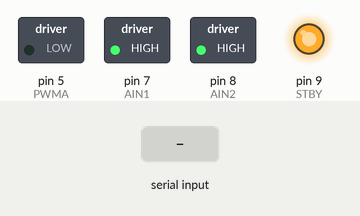
Bench run of a sketch on a simulated Arduino Uno, built with avr-gcc and run on an emulated ATmega328P. Parts: switched loads named in the sketch (green lamp = pin HIGH), output pins drawn as LEDs (lit = HIGH). The test bench sets the inputs (shaded band).

Above: at 1.2 s.
1.3 s: "soft left\n" received over Serial
At 2.4 s:
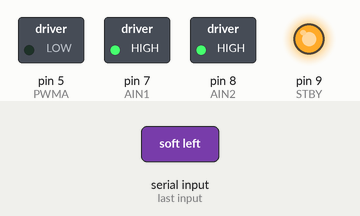
2.9 s: "soft right\n" received over Serial
At 4.51 s:
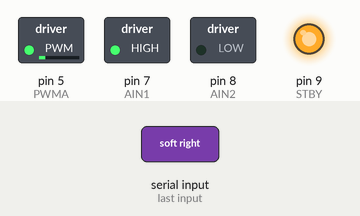
5.9 s: "hard left\n" received over Serial
8.9 s: "hard right\n" received over Serial
At 14.66 s:
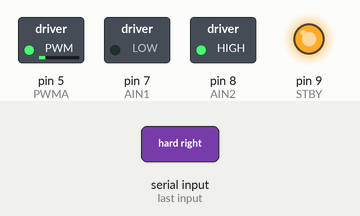
Timing chart, 0 to 16.0 s (numbered marks = the images above; inputs shaded):
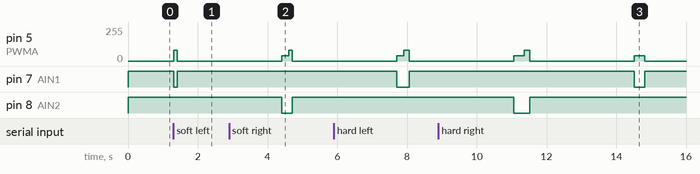

Measured:
- after the input at 1.3 s, pin 5 (PWMA): 0/255 → 80/255 at once, → 0/255 0.10 s later; pin 7 (AIN1): HIGH → LOW at once, → HIGH 0.10 s later
- after the input at 8.9 s, pin 7 (AIN1): HIGH → LOW after 5.6 s, → HIGH 0.30 s later

The sketch:

dcMotorFunctions.ino
```cpp
// ===============================
// TB6612 MOTOR DRIVER
// ===============================

#define PWMA 5
#define AIN1 7
#define AIN2 8
#define STBY 9


// ===============================
// MOTOR SETTINGS
// ===============================

// Adjust these after testing
#define MOTOR_SPEED 80
#define RETURN_SPEED 40

// Approximate time required to move each angle
#define TIME_20_DEG  100
#define TIME_45_DEG  150
#define TIME_90_DEG  300


// ===============================
// SOFTWARE POSITION
// ===============================

// 0 = center
// Negative = left
// Positive = right

int position = 0;

// A command that arrived while the wheel was holding. loop() runs it after the return.
String pendingCommand = "";


// ===============================
// SETUP
// ===============================

void setup() {

  Serial.begin(9600);
  Serial.setTimeout(20);

  pinMode(PWMA, OUTPUT);
  pinMode(AIN1, OUTPUT);
  pinMode(AIN2, OUTPUT);
  pinMode(STBY, OUTPUT);

  digitalWrite(STBY, HIGH);

  // IMPORTANT:
  // Before powering on the Arduino, manually
  // place the wheel in its center position.

  stopMotor();
}


// ===============================
// STOP MOTOR
// ===============================

void stopMotor() {

  analogWrite(PWMA, 0);

  digitalWrite(AIN1, HIGH);
  digitalWrite(AIN2, HIGH);
}


// ===============================
// MOVE LEFT
// ===============================

void moveLeft(int duration, int speed) {

  digitalWrite(AIN1, LOW);
  digitalWrite(AIN2, HIGH);

  analogWrite(PWMA, speed);

  delay(duration);

  stopMotor();
}


// ===============================
// MOVE RIGHT
// ===============================

void moveRight(int duration, int speed) {

  digitalWrite(AIN1, HIGH);
  digitalWrite(AIN2, LOW);

  analogWrite(PWMA, speed);

  delay(duration);

  stopMotor();
}


// ===============================
// SERIAL CHECK
// ===============================

String readLatest() {

  String latest = "";

  while (Serial.available()) {
    String line = Serial.readStringUntil('\n');
    line.trim();
    if (line.length() > 0) {
      latest = line;
    }
  }

  return latest;
}

// Read the newest line. The same command means do another period.
// A different command is saved for loop().
bool sameCommand(const String& command) {

  String latest = readLatest();

  if (latest == command) {
    return true;
  }

  if (latest.length() > 0) {
    pendingCommand = latest;
  }

  return false;
}


// ===============================
// RETURN TO CENTER
// ===============================

void returnToCenter() {

  if (position < 0) {

    // Currently left of center
    // Move right slowly

    int distance = -position;

    if (distance == 20) {
      moveRight(TIME_20_DEG*2, RETURN_SPEED);
    }
    else if (distance == 45) {
      moveRight(TIME_45_DEG*2, RETURN_SPEED);
    }
    else if (distance == 90) {
      moveRight(TIME_90_DEG, RETURN_SPEED);
    }

  }

  else if (position > 0) {

    // Currently right of center
    // Move left slowly

    int distance = position;

    if (distance == 20) {
      moveLeft(TIME_20_DEG*2, RETURN_SPEED);
    }
    else if (distance == 45) {
      moveLeft(TIME_45_DEG*2, RETURN_SPEED);
    }
    else if (distance == 90) {
      moveLeft(TIME_90_DEG, RETURN_SPEED);
    }
  }

  // We are now assumed to be centered
  position = 0;
}


// ===============================
// SLIGHT LEFT
// ===============================

void slightLeft() {

  do {
    // Start from center, then move 20 degrees left
    returnToCenter();

    moveLeft(TIME_20_DEG, MOTOR_SPEED);

    position = -20;

    delay(3000);
  } while (sameCommand("soft left"));

  returnToCenter();
}


// ===============================
// HARD LEFT
// ===============================

void hardLeft() {

  do {
    returnToCenter();

    moveLeft(TIME_45_DEG, MOTOR_SPEED);

    position = -45;

    delay(3000);
  } while (sameCommand("hard left"));

  returnToCenter();
}


// ===============================
// SLIGHT RIGHT
// ===============================

void slightRight() {

  do {
    returnToCenter();

    moveRight(TIME_20_DEG, MOTOR_SPEED);

    position = 20;

    delay(3000);
  } while (sameCommand("soft right"));

  returnToCenter();
}


// ===============================
// HARD RIGHT
// ===============================

void hardRight() {

  do {
    returnToCenter();

    moveRight(TIME_45_DEG, MOTOR_SPEED);

    position = 45;

    delay(3000);
  } while (sameCommand("hard right"));

  returnToCenter();
}


// ===============================
// BRAKE
// ===============================

void brake() {

  do {
    returnToCenter();

    // Move 90 degrees left
    moveLeft(TIME_90_DEG, MOTOR_SPEED);

    position = -90;

    delay(3000);
  } while (sameCommand("stop"));

  // Since we don't have a sensor, use the
  // 90-degree calibrated time.
  returnToCenter();
}


// ===============================
// TEST PROGRAM
// ===============================

void loop() {

  String command = pendingCommand;
  pendingCommand = "";

  if (command.length() == 0) {
    if (!Serial.available()) {
      return;
    }
    command = Serial.readStringUntil('\n');
    command.trim();
  }

  if (command == "soft left") {
    slightLeft();
  }
  else if (command == "hard left") {
    hardLeft();
  }
  else if (command == "soft right") {
    slightRight();
  }
  else if (command == "hard right") {
    hardRight();
  }
  else if (command == "stop") {
    brake();
  }
  else if (command == "straight") {
    stopMotor();
  }

}
```
